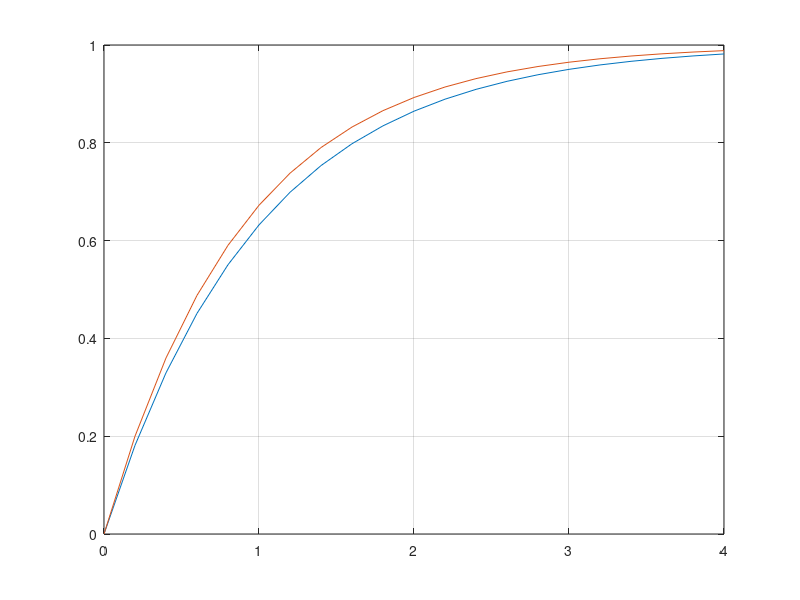

MATLAB code to generate this figure:
clear all
close all
clc

Weffect=1; Cc=1; Mass=1;

TMax=4; DeltaT=0.2; Nt=TMax/DeltaT;

VofT(1)=0;
TVect(1)=0;
VEuler(1)=VofT(1);
for ii=2:Nt+1;
  Tt=(ii-1)*DeltaT;
  TVect(ii)=Tt;
  VofT(ii)=Weffect/Cc*(1-exp(-Tt*Cc/Mass));
  VEuler(ii)=VEuler(ii-1)+DeltaT*((Weffect-Cc*VEuler(ii-1))/Mass);
end

plot(TVect,VofT,TVect,VEuler)
grid
axis([0,4,0,1])